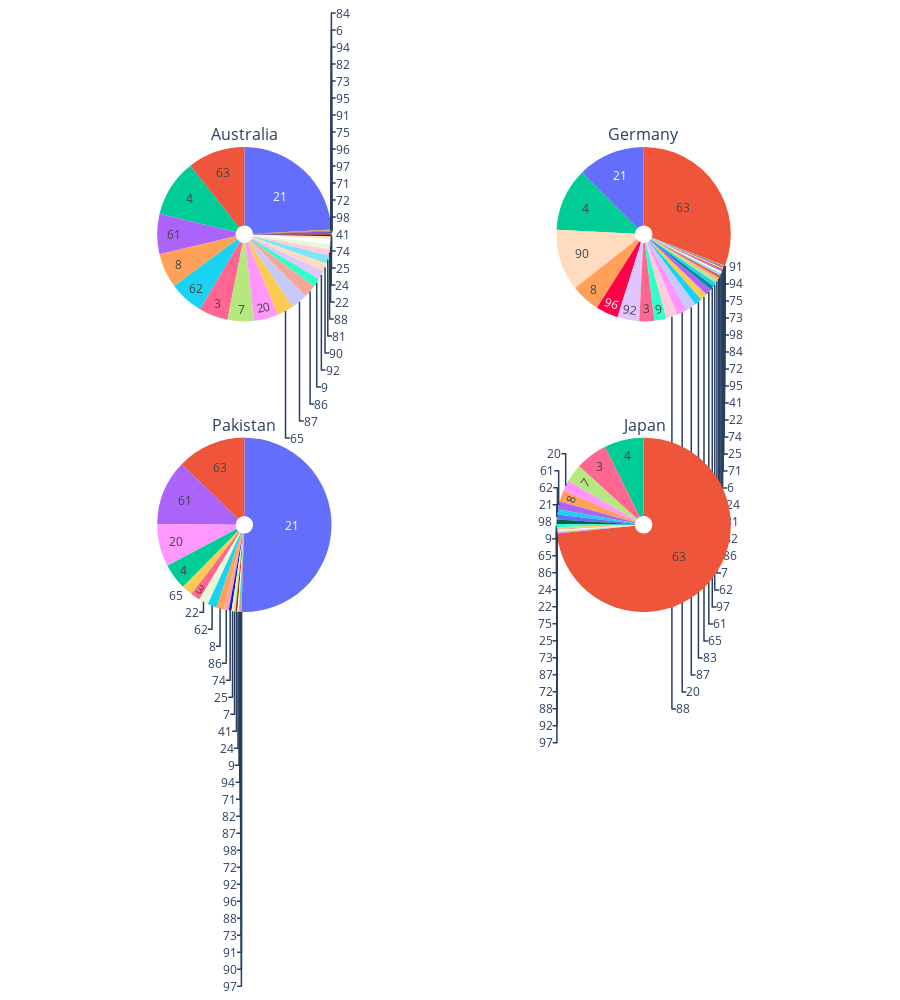

Write notebook code for a chart like this one.
### Code cell
mezz0 = ['AU', 'DE', 'PK', 'JP']
fig = plot_category_pie(mezz0, [get_country_fullname(x) for x in mezz0], edu, rows=2)

# fig.write_html(op.join(path_country_fig,'country_pie_mezzo.html'), auto_open=True)
fig.show()

### Figure 1 — Plotly figure (JSON) as saved in the notebook; plotly's stock layout.template omitted (floating-point values rounded to 4 significant figures)
{"data": [{"customdata": ["73", "86", "75", "72", "96", "90", "87", "74", "25", "88", "84", "6", "3", "71", "63", "9", "24", "82", "20", "65", "95", "41", "92", "8", "22", "81", "98", "4", "94", "21", "91", "61", "7", "97", "83", "62"], "domain": {"x": [0, 0.45], "y": [0.625, 1]}, "hole": 0.1, "hovertemplate": "<b>%{label}: %{customdata}</b><br># videos: %{value}<br> Count: %{value}<br> ", "labels": ["American football", "Artists 2010", "Baseball", "Basketball", "Call of duty", "Chess", "Classical music", "Cricket", "Cryptocurrency", "Dances", "Drums tutorial", "Edutainment", "Food or cooking", "Football", "Foreign language or language proficiency", "Gaming", "Geopolitics", "Guitar tutorial", "History", "Home repair or renovation", "League of legends", "Machine learning", "Minecraft", "Music", "Phylosophy or ethics", "Piano tutorial", "Pokemon", "Programming", "Pubg", "Religion or spirituality", "Roblox", "Science and tech", "Sports", "Super mario", "Violin tutorial", "Wildlife or animals or nature"], "name": "AU", "text": ["73", "86", "75", "72", "96", "90", "87", "74", "25", "88", "84", "6", "3", "71", "63", "9", "24", "82", "20", "65", "95", "41", "92", "8", "22", "81", "98", "4", "94", "21", "91", "61", "7", "97", "83", "62"], "textinfo": "text", "type": "pie", "values": [3, 395, 6, 27, 7, 257, 518, 44, 95, 186, 1, 2, 915, 20, 1802, 282, 148, 3, 768, 523, 4, 42, 275, 1088, 173, 257, 35, 1797, 3, 4088, 5, 1263, 822, 8, null, 1082]}, {"customdata": ["73", "86", "75", "72", "96", "90", "87", "74", "25", "88", "84", "6", "3", "71", "63", "9", "24", "82", "20", "65", "95", "41", "92", "8", "22", "81", "98", "4", "94", "21", "91", "61", "7", "97", "83", "62"], "domain": {"x": [0.55, 1], "y": [0.625, 1]}, "hole": 0.1, "hovertemplate": "<b>%{label}: %{customdata}</b><br># videos: %{value}<br> Count: %{value}<br> ", "labels": ["American football", "Artists 2010", "Baseball", "Basketball", "Call of duty", "Chess", "Classical music", "Cricket", "Cryptocurrency", "Dances", "Drums tutorial", "Edutainment", "Food or cooking", "Football", "Foreign language or language proficiency", "Gaming", "Geopolitics", "Guitar tutorial", "History", "Home repair or renovation", "League of legends", "Machine learning", "Minecraft", "Music", "Phylosophy or ethics", "Piano tutorial", "Pokemon", "Programming", "Pubg", "Religion or spirituality", "Roblox", "Science and tech", "Sports", "Super mario", "Violin tutorial", "Wildlife or animals or nature"], "name": "DE", "text": ["73", "86", "75", "72", "96", "90", "87", "74", "25", "88", "84", "6", "3", "71", "63", "9", "24", "82", "20", "65", "95", "41", "92", "8", "22", "81", "98", "4", "94", "21", "91", "61", "7", "97", "83", "62"], "textinfo": "text", "type": "pie", "values": [3, 75, 1, 5, 669, 1844, 302, 20, 35, 341, 4, 44, 453, 44, 4997, 357, 55, 74, 316, 218, 7, 9, 654, 876, 15, 72, 4, 1896, 1, 2015, 1, 193, 107, 123, 220, 120]}, {"customdata": ["73", "86", "75", "72", "96", "90", "87", "74", "25", "88", "84", "6", "3", "71", "63", "9", "24", "82", "20", "65", "95", "41", "92", "8", "22", "81", "98", "4", "94", "21", "91", "61", "7", "97", "83", "62"], "domain": {"x": [0, 0.45], "y": [0, 0.375]}, "hole": 0.1, "hovertemplate": "<b>%{label}: %{customdata}</b><br># videos: %{value}<br> Count: %{value}<br> ", "labels": ["American football", "Artists 2010", "Baseball", "Basketball", "Call of duty", "Chess", "Classical music", "Cricket", "Cryptocurrency", "Dances", "Drums tutorial", "Edutainment", "Food or cooking", "Football", "Foreign language or language proficiency", "Gaming", "Geopolitics", "Guitar tutorial", "History", "Home repair or renovation", "League of legends", "Machine learning", "Minecraft", "Music", "Phylosophy or ethics", "Piano tutorial", "Pokemon", "Programming", "Pubg", "Religion or spirituality", "Roblox", "Science and tech", "Sports", "Super mario", "Violin tutorial", "Wildlife or animals or nature"], "name": "PK", "text": ["73", "86", "75", "72", "96", "90", "87", "74", "25", "88", "84", "6", "3", "71", "63", "9", "24", "82", "20", "65", "95", "41", "92", "8", "22", "81", "98", "4", "94", "21", "91", "61", "7", "97", "83", "62"], "textinfo": "text", "type": "pie", "values": [2, 201, null, 4, 3, 1, 7, 109, 82, 3, null, null, 380, 11, 2745, 27, 51, 9, 1704, 431, null, 73, 4, 298, 379, null, 7, 1035, 27, 10867, 2, 2598, 78, 1, null, 365]}, {"customdata": ["73", "86", "75", "72", "96", "90", "87", "74", "25", "88", "84", "6", "3", "71", "63", "9", "24", "82", "20", "65", "95", "41", "92", "8", "22", "81", "98", "4", "94", "21", "91", "61", "7", "97", "83", "62"], "domain": {"x": [0.55, 1], "y": [0, 0.375]}, "hole": 0.1, "hovertemplate": "<b>%{label}: %{customdata}</b><br># videos: %{value}<br> Count: %{value}<br> ", "labels": ["American football", "Artists 2010", "Baseball", "Basketball", "Call of duty", "Chess", "Classical music", "Cricket", "Cryptocurrency", "Dances", "Drums tutorial", "Edutainment", "Food or cooking", "Football", "Foreign language or language proficiency", "Gaming", "Geopolitics", "Guitar tutorial", "History", "Home repair or renovation", "League of legends", "Machine learning", "Minecraft", "Music", "Phylosophy or ethics", "Piano tutorial", "Pokemon", "Programming", "Pubg", "Religion or spirituality", "Roblox", "Science and tech", "Sports", "Super mario", "Violin tutorial", "Wildlife or animals or nature"], "name": "JP", "text": ["73", "86", "75", "72", "96", "90", "87", "74", "25", "88", "84", "6", "3", "71", "63", "9", "24", "82", "20", "65", "95", "41", "92", "8", "22", "81", "98", "4", "94", "21", "91", "61", "7", "97", "83", "62"], "textinfo": "text", "type": "pie", "values": [2, 8, 4, 1, null, null, 2, null, 3, 1, null, null, 232, null, 2836, 24, 6, null, 79, 10, null, null, 1, 79, 5, null, 31, 282, null, 36, null, 57, 127, 1, null, 37]}], "layout": {"annotations": [{"font": {"size": 16}, "showarrow": false, "text": "Australia", "x": 0.225, "xanchor": "center", "xref": "paper", "y": 1, "yanchor": "bottom", "yref": "paper"}, {"font": {"size": 16}, "showarrow": false, "text": "Germany", "x": 0.775, "xanchor": "center", "xref": "paper", "y": 1, "yanchor": "bottom", "yref": "paper"}, {"font": {"size": 16}, "showarrow": false, "text": "Pakistan", "x": 0.225, "xanchor": "center", "xref": "paper", "y": 0.375, "yanchor": "bottom", "yref": "paper"}, {"font": {"size": 16}, "showarrow": false, "text": "Japan", "x": 0.775, "xanchor": "center", "xref": "paper", "y": 0.375, "yanchor": "bottom", "yref": "paper"}], "height": 1000, "showlegend": false}}
